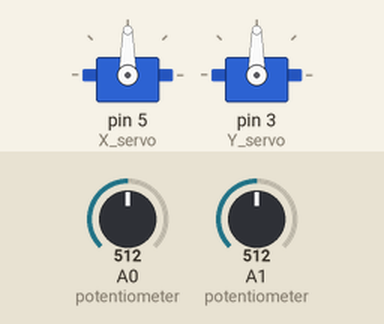
Simulated run of this sketch. Board: Arduino Uno, built with avr-gcc and run on an emulated ATmega328P. Shown: 2 × servo. The inputs (shaded band) are chosen by the test bench; at power-on: A0 (potentiometer) = 512, A1 (potentiometer) = 512.

Above: at 1.2 s.
1.3 s: A0 (potentiometer) set to 716
At 2.5 s:
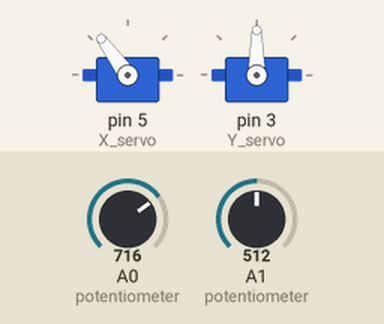
2.8 s: A1 (potentiometer) set to 716
At 3.6 s:
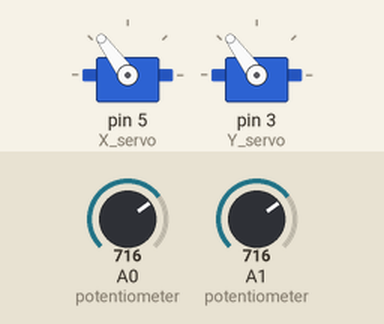
4.3 s: A0 (potentiometer) set to 900
At 4.8 s:
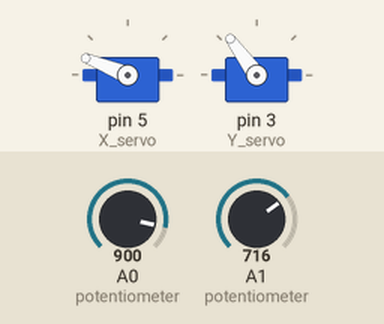
5.8 s: A1 (potentiometer) set to 900
At 7.0 s:
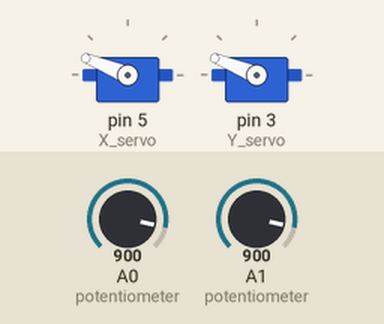
7.3 s: A0 (potentiometer) set to 1023
At 8.2 s:
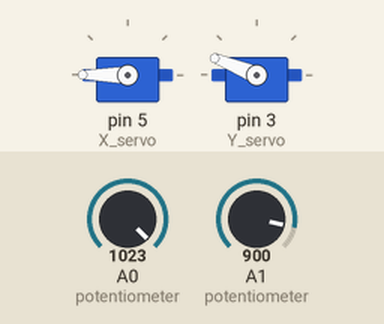
8.8 s: A1 (potentiometer) set to 1023
At 9.4 s:
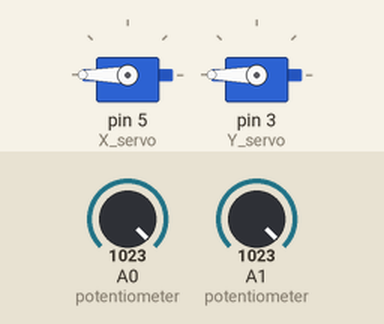
Timing chart, 0 to 11.3 s (numbered marks = the images above; inputs shaded):
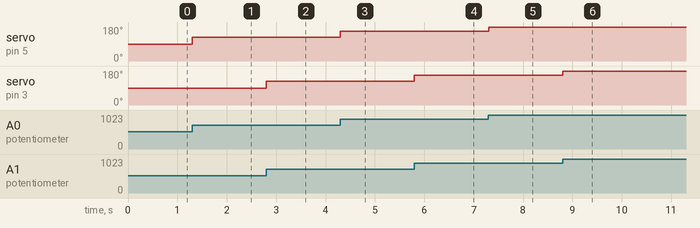

Measured:
- after the input at 1.3 s, servo on pin 5 (X_servo): 90° → 126° at once
- after the input at 2.8 s, servo on pin 3 (Y_servo): 90° → 126° at once
- after the input at 4.3 s, servo on pin 5 (X_servo): 126° → 158° at once
- after the input at 5.8 s, servo on pin 3 (Y_servo): 126° → 158° at once
- after the input at 7.3 s, servo on pin 5 (X_servo): 158° → 180° at once
- after the input at 8.8 s, servo on pin 3 (Y_servo): 158° → 180° at once

The sketch:

ServoDriver.ino
```cpp
// Servo Driver
// This sketch controls servo position via proportional potentiometer joy stick position
// Pin 2 digital input joy stick push switch
// Joystick x analog input pin A0, y analog input A1
// Servo x PWM pin 3, y PWM pin 5

#include <Servo.h>               // Include the servo libraries

Servo X_servo;                    // Create and instance to drive the X servo
Servo Y_servo;                     // Create and instance to drive the X servo

int push_sw = 0;                  // state of push switch
int joystick_X = 512;             // X value of joystick position
int joystick_Y = 512;             // Y value of joystick position
int servo_X = 90;                 // X value to servo
int servo_Y = 90;                 // Y value to servo

void setup() {
  pinMode (2,INPUT_PULLUP);       // Set pin 2 for potentiometer push switch input
  X_servo.attach (5);             // Connect the instance to pin 3
  Y_servo.attach (3);             // Connect the instance to pin 5
  Serial.begin (9600);

}

void loop() {

  X_servo.write (servo_X);        // Drive the servos to the value of servo_X & servo_Y
  Y_servo.write (servo_Y);

  joystick_X = analogRead (A0);    // Read X potentiometer position
  joystick_Y = analogRead (A1);    // Read y potentiometer position

  servo_X = map (joystick_X, 0, 1023, 1, 180);    // Map joystick positions to the servo positions
  servo_Y = map (joystick_Y, 0, 1023, 1, 180);

  // push_sw = digitalRead (2);       // Read push switch
  // digitalWrite (13, push_sw);      // send switch state to LED on pin 13

  // Serial.println (joystick_X);    //Send X position values to the serial monitor
  // Serial.println (joystick_Y);    //Send Y position values to the serial monitor
  // Serial.println ("____");        //Print new line seperator
  // delay (500);

}
```
